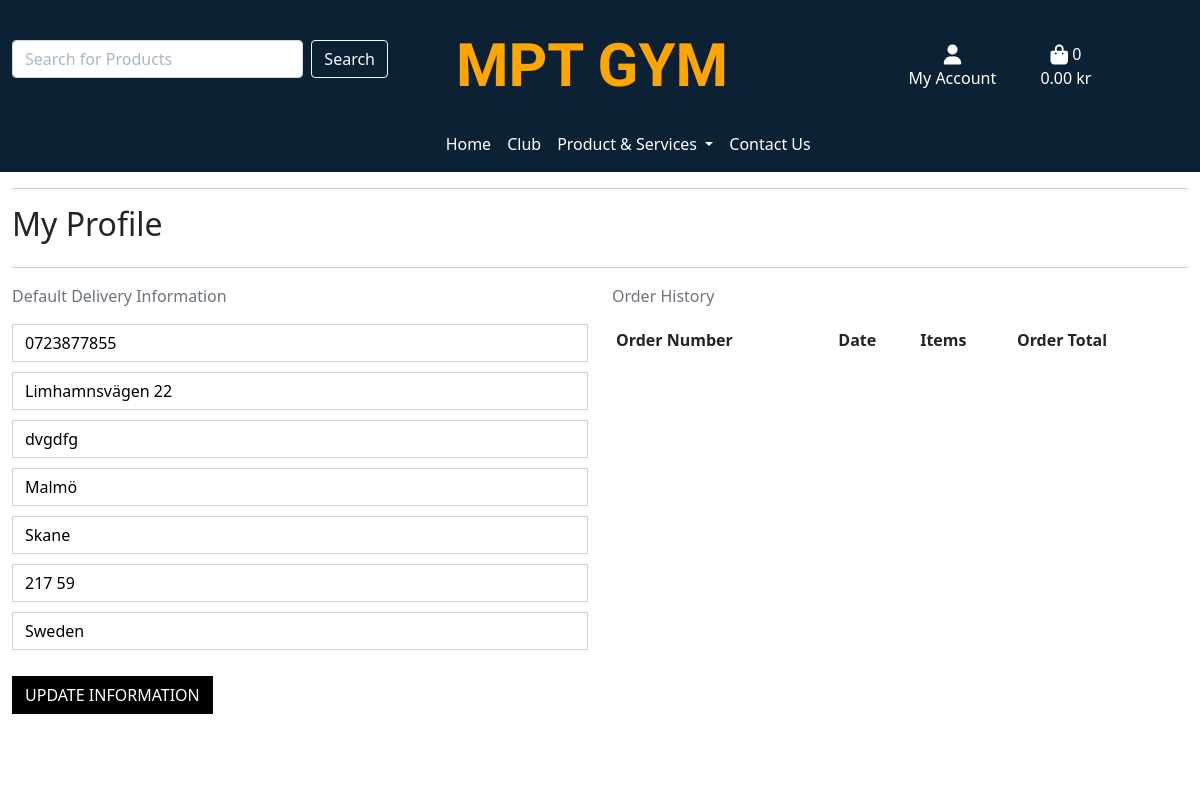
The page /profile/ (signed in) on the database as committed earlier.
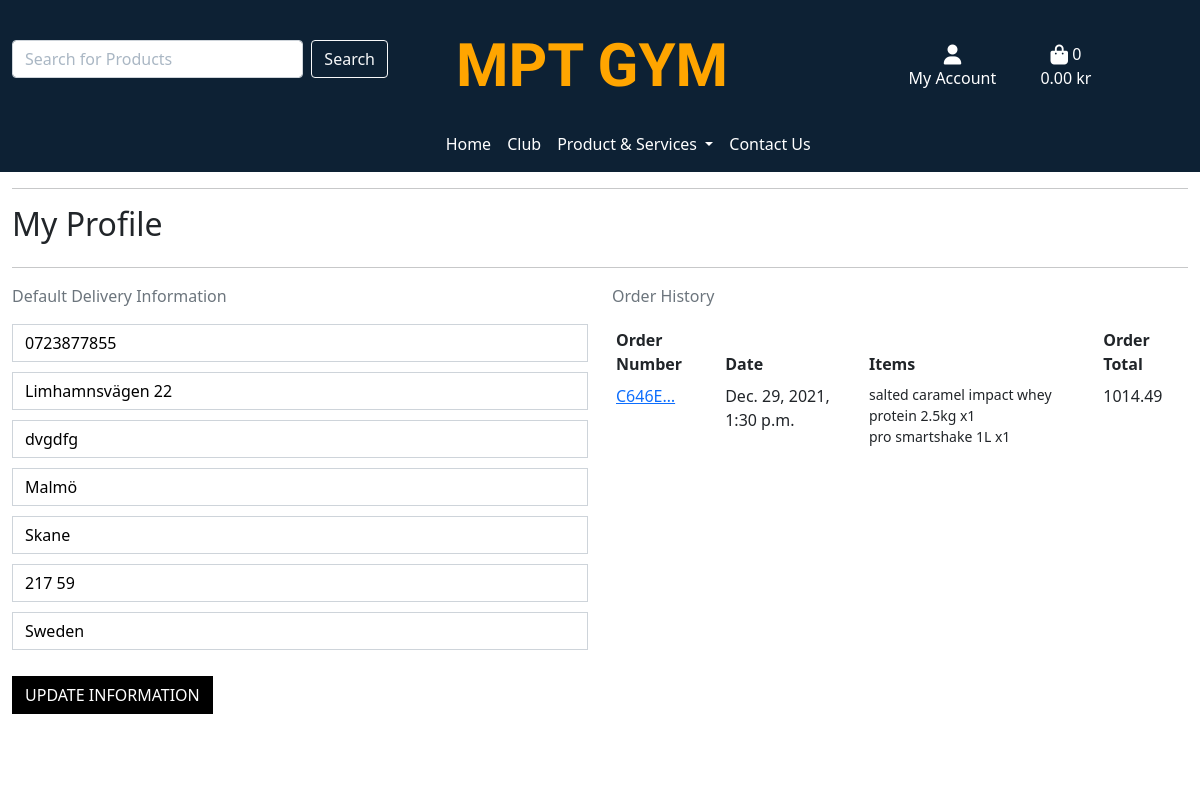
The same page on the database as committed later.
### checkout/models.py (models this page shows, shortened)
class Order(models.Model):
    order_number = models.CharField(
        max_length=32, null=False, editable=False)
    user_profile = models.ForeignKey(
        UserProfile, on_delete=models.SET_NULL,
        null=True, blank=True, related_name='orders')
    full_name = models.CharField(max_length=50, null=False, blank=False)
    email = models.EmailField(max_length=254, null=False, blank=False)
    phone_number = models.CharField(max_length=20, null=False, blank=False)
    country = CountryField(blank_label='Country *', null=False, blank=False)
    postcode = models.CharField(max_length=20, null=True, blank=True)
    town_or_city = models.CharField(
        max_length=40, null=False, blank=False)
    street_address1 = models.CharField(
        max_length=80, null=False, blank=False)
    street_address2 = models.CharField(
        max_length=80, null=True, blank=True)
    county = models.CharField(max_length=80, null=True, blank=True)
    date = models.DateTimeField(auto_now_add=True)
    delivery_cost = models.DecimalField(
        max_digits=6, decimal_places=2, null=False, default=0)
    order_total = models.DecimalField(
        max_digits=10, decimal_places=2, null=False, default=0)
    grand_total = models.DecimalField(
        max_digits=10, decimal_places=2, null=False, default=0)
    original_bag = models.TextField(null=False, blank=False, default='')
    stripe_pid = models.CharField(
        max_length=254, null=False, blank=False, default='')

class OrderLineItem(models.Model):
    order = models.ForeignKey(
        Order, null=False, blank=False,
        on_delete=models.CASCADE, related_name='lineitems')
    product = models.ForeignKey(
        Product, null=False, blank=False, on_delete=models.CASCADE)
    product_size = models.CharField(
        max_length=2, null=True, blank=True)  # XS, S, M, L, XL
    quantity = models.IntegerField(null=False, blank=False, default=0)
    lineitem_total = models.DecimalField(
        max_digits=6, decimal_places=2, null=False,
        blank=False, editable=False)

### products/models.py (models this page shows, shortened)
class Product(models.Model):
    category = models.ForeignKey('Category', null=True, blank=True,
                                 on_delete=models.SET_NULL)
    sku = models.CharField(max_length=254, null=True, blank=True)
    name = models.CharField(max_length=254)
    description = models.TextField()
    has_sizes = models.BooleanField(default=False, null=True, blank=True)
    price = models.DecimalField(max_digits=8, decimal_places=2)
    rating = models.DecimalField(max_digits=6, decimal_places=2,
                                 null=True, blank=True)
    flavour = models.CharField(max_length=150, null=True, blank=True)
    weight = models.CharField(max_length=20, null=True, blank=True)
    image_url = models.URLField(max_length=1024, null=True, blank=True)
    image = models.ImageField(null=True, blank=True)
    tags = models.ManyToManyField('Tag', blank=True)
    ingredients = models.TextField(null=True, blank=True)
    number_of_sessions = models.IntegerField(null=True, blank=True)
    price_per_session = models.DecimalField(max_digits=6, decimal_places=2,
                                            null=True, blank=True)

### profiles/views.py (the view)
# urls.py: path('profile/', include('profiles.urls')),
@login_required
def profile(request):
    profile = get_object_or_404(UserProfile, user=request.user)
    if request.method == 'POST':
        form = UserProfileForm(request.POST, instance=profile)
        if form.is_valid():
            form.save()
            messages.success(request, 'Profile updated successfully')
        else:
            messages.error(request, 'Update failed. Please ensure the form is valid.')
    else:
        form = UserProfileForm(instance=profile)
    orders = profile.orders.all()
    template = 'profiles/profile.html'
    context = {
        'form': form,
        'orders': orders,
        'on_profile_page': True
    }
    return render(request, template, context)

### profiles/forms.py
class UserProfileForm(forms.ModelForm):
    class Meta:
        model = UserProfile
        exclude = ('user',)
    def __init__(self, *args, **kwargs):
        super().__init__(*args, **kwargs)
        placeholders = {
            'default_phone_number': 'Phone Number',
            'default_postcode': 'Postal Code',
            'default_town_or_city': 'Town or City',
            'default_street_address1': 'Street Address 1',
            'default_street_address2': 'Street Address 2',
            'default_county': 'County, State or Locality',
        }
        self.fields['default_phone_number'].widget.attrs['autofocus'] = True
        for field in self.fields:
            if field != 'default_country':
                if self.fields[field].required:
                    placeholder = f'{placeholders[field]} *'
                else:
                    placeholder = placeholders[field]
                self.fields[field].widget.attrs['placeholder'] = placeholder
            self.fields[field].widget.attrs['class'] = 'border-black rounded-0 profile-form-input'
            self.fields[field].label = False

### profiles/templates/profiles/profile.html (shortened to what this page needs)
{% extends "base.html" %}
{% load static %}
{% block extra_css %}
<link rel="stylesheet" href="{% static 'profiles/css/profile.css' %}">
{% endblock %}
{% block content %}
<div class="overlay"></div>
<div class="container-fluid">
    <section class="profile-section">
        <div class="row">
            <div class="col">
                <hr>
                <h2 class="logo-font mb-4">My Profile</h2>
                <hr>
            </div>
        </div>
        <div class="row">
            <div class="col-12 col-lg-6">
                <p class="text-muted">Default Delivery Information</p>
                <form class="mt-3" action="{% url 'profile' %}" method="POST" id="profile-update-form">
                    {{ form|crispy }}
                    <button class="btn btn-black rounded-0 text-uppercase float-right my-3 ">Update Information</button>
                </form>
            </div>
            <div class="col-12 col-lg-6">
                <p class="text-muted">Order History</p>
                <div class="order-history table-responsive">
                    <table class="table table-sm table-borderless">
                        <thead>
                            <th>Order Number</th>
                            <th>Date</th>
                            <th>Items</th>
                            <th>Order Total</th>
                        </thead>
                        <tbody>
                            {% for order  in orders %}
                            <tr>
                                <td>
                                    <a href="{% url 'order_history' order.order_number %}"
                                        title="{{ order.order_number}}">
                                        {{ order.order_number|truncatechars:6 }}
                                    </a>
                                </td>
                                <td>
                                    {{ order.date }}
                                </td>
                                <td>
                                    <ul class="list-unstyled">
                                        {% for item in order.lineitems.all %}
                                        <li class="small">
                                            {{ item.product.name }} x{{ item.quantity }}
                                        </li>
                                        {% endfor %}
                                    </ul>
                                </td>
                                <td>
                                    {{ order.grand_total }}
                                </td>
                            </tr>
                            {% endfor %}
                        </tbody>
                    </table>
                </div>
            </div>
        </div>
    </section>
</div>
{% endblock %}

Rows that differ between the two databases and show on the page:
added Order: order_number "C646E…", date "Dec. 29, 2021, 1:30 p.m.", grand_total "1014.49"
added OrderLineItem: product.name "salted caramel impact whey protein 2.5kg", quantity "1"
added OrderLineItem: product.name "pro smartshake 1L", quantity "1"
